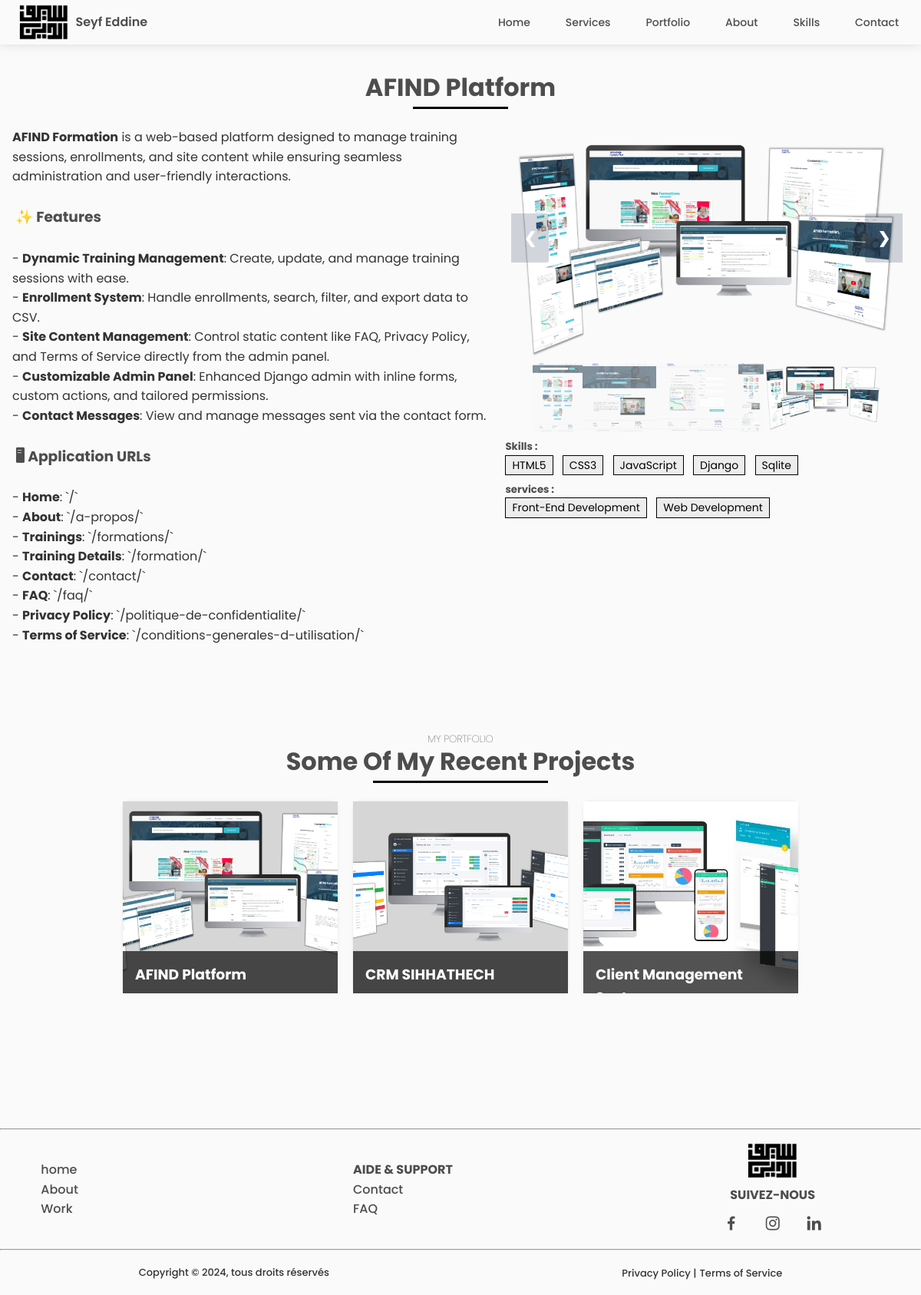
/projects/1, run on the app's committed database.
### portfolio/models.py (models this page shows, shortened)
class Project(models.Model):
    title = models.CharField(max_length=100)
    description = models.TextField(null=True, blank=True)
    image = models.ImageField(upload_to='projects/images/')
    url = models.URLField(blank=True)
    github_url = models.URLField(blank=True)
    services = models.ManyToManyField(Service, related_name='projects', blank=True)
    skills = models.ManyToManyField(Skill, related_name='projects', blank=True)
    keywords = models.ManyToManyField(Keyword, related_name='projects', blank=True)
    duration = models.CharField(max_length=100,  null=True, blank=True)
    project_date = models.DateField(default=timezone.now, null=True)
    is_featured = models.BooleanField(default=False)
    status = models.CharField(max_length=20, choices=[
        ('in_progress', 'In Progress'),
        ('completed', 'Completed'),
        ('on_hold', 'On Hold'),
    ], default='in_progress')
    views = models.PositiveIntegerField(default=0)

class ProjectImage(models.Model):
    project = models.ForeignKey(Project, related_name='images', on_delete=models.CASCADE)
    image = models.ImageField(upload_to='projects/images/project_%Y/')

class Skill(models.Model):
    name = models.CharField(max_length=50)
    description = models.TextField(null=True)
    image = models.FileField(
        upload_to='skills/images/',
        validators=[FileExtensionValidator(allowed_extensions=['jpg', 'jpeg', 'png', 'gif', 'svg'])]
    )
    def __str__(self):
        return self.name

class Service(models.Model):
    name = models.CharField(max_length=50)
    description = models.TextField(blank=True)
    icons = models.TextField(null=True)
    is_available = models.BooleanField(default=True)

### portfolio/views.py (the view)
# urls.py: path('projects/<int:pk>', views.project_detail, name='project_detail'),
def project_detail(request, pk):
    project = get_object_or_404(Project, id=pk)
    project_images = ProjectImage.objects.filter(project=pk)
    projects = Project.objects.all()[:3]
    content = {
        'project': project,
        'project_images': project_images,
        'projects' : projects
    }
    return render(request, 'project_detail.html', content)

### portfolio/templates/project_detail.html (shortened to what this page needs)
{% extends "base.html" %}
{% load static %}
{% block content %}
<section class="project section" id="">
    <h1 class="section-title">{{ project.title }}</h1>
    <div class="container">
        <div class="description_container">
            <pre>{{ project.description|safe }}</pre>
        </div>
        <div class="detial_container" {% if not project.description %} style="width: 100%;" {% endif %}>
        <div class="images-slider">
            <div class="imgSlides">
                <img src="{{ project.image.url }}" alt="{{ project.title }}">
            </div>
            <a class="prev" onclick="plusSlides(-1)">&#10095;</a>
            <a class="next" onclick="plusSlides(1)">&#10094;</a>
            <div class="row">
                <div class="column">
                    <img class="demo cursor" src="{{ project.image.url }}" alt="{{ project.title }}" style="width:100%" onclick="currentSlide(1)">
                </div>
                {% for img in project_images %}
                    <div class="column">
                        <img class="demo cursor" src="{{ img.image.url }}" alt="{{ project.title }}" style="width:100%" onclick="currentSlide('{{ forloop.counter|add:1 }}')">
                    </div>
                {% endfor %}
            </div>
        </div>
            {% if project.skills.all %}
                <h5 class="detail_label">Skills : </h5>
                <ul class="detail_ul">
                {% for skill in project.skills.all %}
                    <li class="detail_li">{{ skill.name }}</li>
                {% endfor %}
                </ul>
            {% endif %}
            {% if project.services.all %}
                <h5 class="detail_label">services : </h5>
                <ul class="detail_ul">
                {% for service in project.services.all %}
                    <li class="detail_li">{{ service.name }}</li>
                {% endfor %}
                </ul>
            {% endif %}
        </div>
        {% include "projects_section.html" %}
    </div>
</section>
{% endblock %}

### portfolio/templates/base.html (shortened to what this page needs)
{% load static %}
<!DOCTYPE html>
<html lang="fr">
<head>
    <link rel="stylesheet" href="https://cdn.jsdelivr.net/npm/boxicons@2.0.5/css/boxicons.min.css">
    <link rel="stylesheet" type="text/css" href="{% static 'css/styles.css' %}">
</head>
<body>
    {% include "header.html" %}
    <main class="main">
        {% block content %}
        {% endblock content %}
    </main>
    {% include "footer.html" %}
</body>
</html>

### portfolio/templates/header.html (shortened to what this page needs)
{% load static %}
<header class="header" id="header">
    <nav class="nav">
        <a title="My Logo" href="/" class="nav_logo">
            <img max-width="100%" height="auto" class="my-logo" id="my-logo" src="{% static 'img/seyfeddine-logo-2.webp' %}" title="My Logo" alt="My Logo">
            Seyf Eddine
        </a>
        <div class="nav_menu" id="nav-menu">
            <ul class="nav_list">
                <li class="nav_item"><a href="/#home" class="nav_link">Home</a></li>
                <li class="nav_item"><a href="/#services" class="nav_link">Services</a></li>
                <li class="nav_item"><a href="/projects" class="nav_link">Portfolio</a></li>
                <li class="nav_item"><a href="/about" class="nav_link">About</a></li>
                <li class="nav_item"><a href="/#skills" class="nav_link">Skills</a></li>
                <li class="nav_item"><a href="/contact" class="nav_link">Contact</a></li>
            </ul>
        </div>
    </nav>
</header>

### portfolio/templates/projects_section.html (shortened to what this page needs)
<section class="projects section" id="projects">
    <h5 class="section-subtitle">My Portfolio</h5>
    <h2 class="section-title">Some of My Recent Projects</h2>
    <div class="container">
        {% if projects %}
            {% for project in projects %}
            <article class="projects-card">
                <img src="{{ project.image.url }}" alt="{{ project.title }}" class="projects-img">
                <div class="projects-content">
                    <h3 class="projects-title"><a href="{% url 'project_detail' project.id %}">{{ project.title }}</a></h3>
                    <p class="projects-description">{{ project.description|truncatewords:20 }}</p>
                </div>
            </article>
            {% endfor %}
        {% else %}
        <p>No projects available.</p>
        {% endif %}
    </div>
</section>

### portfolio/templates/footer.html
{% load static %}
<footer class="footer">
    <hr>
    <div class="container">
        <div class="">
            <ul class="footer_list">
                <li><a href="/">home</a></li>
                <li><a href="/about">About</a></li>
                <li><a href="/projects">Work</a></li>
            </ul>
        </div>
        <div class="">
            <h4>AIDE & SUPPORT</h4>
            <ul class="footer_list">
                <li><a href="/contact">Contact</a></li>
                <li><a href="/faq">FAQ</a>
            </ul>
        </div>
        <div class="footer_social">
            <a title="Logo" href="/" class="nav_logo">
                <img max-width="100%" height="auto" class="my-logo" id="my-logo" src="{% static 'img/seyfeddine-logo-2.webp' %}" title="My Logo" alt="My Logo">
            </a>
            <h4>SUIVEZ-NOUS</h4>
            <ul class="footer_list">
                <li><a target="_blank" href=""><i class="bx bxl-facebook"></i></a></li>
                <li><a target="_blank" href="https://www.instagram.com/"><i class="bx bxl-instagram"></i></a></li>
                <li><a target="_blank" href="https://www.linkedin.com/"><i class="bx bxl-linkedin"></i></a></li>
            </ul>
        </div>
    </div>
    <hr>
    <div>
        <div class="container">
            <p>Copyright &#169; 2024, tous droits réservés</p>
            <ul class="footer_ul">
                <li><a href="/privacy-policy">Privacy Policy |</a></li>
                <li><a href="/terms-of-service">Terms of Service</a></li>
            </ul>
        </div>
    </div>
</footer>

### data on the page
Project: title "AFIND Platform", description "AFIND Formation is a web-based platform designed to manage training sessions, enrollments, and site content while ensuring seamless administration and user-friendly interactions. ✨ Features - Dynamic Training Management : Create, update, and manage training sessions with ease. - Enrollment System : Handle enrollments, search, filter, and export data to CSV. - Site Content Management : Control static content like FAQ, Privacy Policy, and Terms of Service directly from the admin panel. - Customizable Admin Panel : Enhanced Django admin with inline forms, custom actions, and tailored permissions. - Contact Messages : View and manage messages sent via the contact form. 🖥 Application URLs - Home…", image (picture)
ProjectImage: image (picture)
ProjectImage: image (picture)
ProjectImage: image (picture)
ProjectImage: image (picture)
Skill: name "HTML5"
Skill: name "CSS3"
Skill: name "JavaScript"
Skill: name "Django"
Skill: name "Sqlite"
Service: name "Front-End Development"
Service: name "Web Development"
Project: image (picture), title "CRM SIHHATHECH"
Project: image (picture), title "Client Management…"
